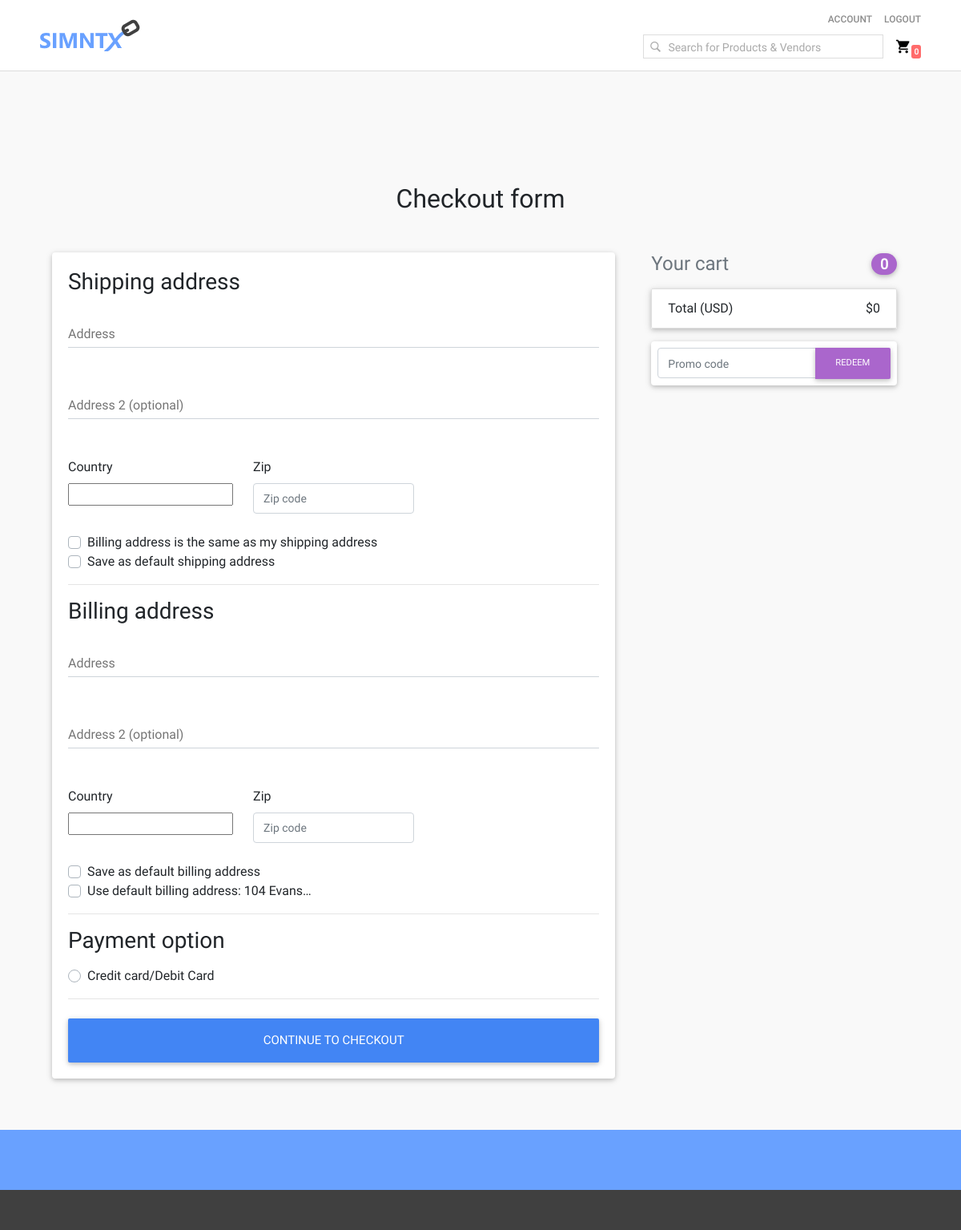
Page /checkout/ (signed in) on the committed database.
### core/models.py (models this page shows, shortened)
class Order(models.Model):
    user = models.ForeignKey(settings.AUTH_USER_MODEL,
                             on_delete=models.CASCADE)
    ref_code = models.CharField(max_length=20, blank=True, null=True)
    items = models.ManyToManyField(OrderItem)
    start_date = models.DateTimeField(auto_now_add=True)
    ordered_date = models.DateTimeField()
    ordered = models.BooleanField(default=False)
    shipping_address = models.ForeignKey(
        'Address', related_name='shipping_address', on_delete=models.SET_NULL, blank=True, null=True)
    billing_address = models.ForeignKey(
        'Address', related_name='billing_address', on_delete=models.SET_NULL, blank=True, null=True)
    payment = models.ForeignKey(
        'Payment', on_delete=models.SET_NULL, blank=True, null=True)
    coupon = models.ForeignKey(
        'Coupon', on_delete=models.SET_NULL, blank=True, null=True)
    being_delivered = models.BooleanField(default=False)
    received = models.BooleanField(default=False)
    refund_requested = models.BooleanField(default=False)
    refund_granted = models.BooleanField(default=False)
    driver = models.CharField(default="None", max_length=20)
    '''
    1. Item added to cart
    2. Adding a billing address
    (Failed checkout)
    3. Payment
    (Preprocessing, processing, packaging etc.)
    4. Being delivered
    5. Received
    6. Refunds
    '''
    def get_total(self):
        total = 0
        for order_item in self.items.all():
            total += order_item.get_final_price()
        if self.coupon:
            total -= self.coupon.amount
        return total

class Address(models.Model):
    user = models.ForeignKey(settings.AUTH_USER_MODEL, on_delete=models.CASCADE)
    street_address = models.CharField(max_length=100)
    apartment_address = models.CharField(max_length=100)
    country = CountryField(multiple=False)
    zip = models.CharField(max_length=100)
    address_type = models.CharField(max_length=1, choices=ADDRESS_CHOICES)
    default = models.BooleanField(default=False)
    class Meta:
        verbose_name_plural = 'Addresses'

### core/views.py (the view, shortened to what this page needs)
# urls.py: path('checkout/', views.CheckoutView.as_view(), name='checkout'),
class CheckoutView(View):
    def get(self, *args, **kwargs):
        try:
            order = Order.objects.get(user=self.request.user, ordered=False)
            form = CheckoutForm()
            context = {
                'form': form,
                'couponform': CouponForm(),
                'order': order,
                'DISPLAY_COUPON_FORM': True
            }
            shipping_address_qs = Address.objects.filter(
                user=self.request.user,
                address_type='S',
                default=True
            )
            if shipping_address_qs.exists():
                context.update(
                    {'default_shipping_address': shipping_address_qs[0]})
            billing_address_qs = Address.objects.filter(
                user=self.request.user,
                address_type='B',
                default=True
            )
            if billing_address_qs.exists():
                context.update(
                    {'default_billing_address': billing_address_qs[0]})
            return render(self.request, "checkout.html", context)
        except ObjectDoesNotExist:
            messages.info(self.request, "You do not have an active order")
            return redirect("core:checkout")

### core/forms.py
class CheckoutForm(forms.Form):
    shipping_address = forms.CharField(required=False)
    shipping_address2 = forms.CharField(required=False)
    shipping_country = CountryField(blank_label='(select country)').formfield(
        required=False,
        widget=CountrySelectWidget(attrs={
            'class': 'custom-select d-block w-100',
        }))
    shipping_zip = forms.CharField(required=False)
    billing_address = forms.CharField(required=False)
    billing_address2 = forms.CharField(required=False)
    billing_country = CountryField(blank_label='(select country)').formfield(
        required=False,
        widget=CountrySelectWidget(attrs={
            'class': 'custom-select d-block w-100',
        }))
    billing_zip = forms.CharField(required=False)
    same_billing_address = forms.BooleanField(required=False)
    set_default_shipping = forms.BooleanField(required=False)
    use_default_shipping = forms.BooleanField(required=False)
    set_default_billing = forms.BooleanField(required=False)
    use_default_billing = forms.BooleanField(required=False)
    payment_option = forms.ChoiceField(
        widget=forms.RadioSelect, choices=PAYMENT_CHOICES)

class CouponForm(forms.Form):
    code = forms.CharField(widget=forms.TextInput(attrs={
        'class': 'form-control',
        'placeholder': 'Promo code',
        'aria-label': 'Recipient\'s username',
        'aria-describedby': 'basic-addon2'
    }))

### core/templatetags/cart_template_tags.py (called while the page is built)
@register.filter
def cart_item_count(user):
    if user.is_authenticated:
        qs = Order.objects.filter(user=user, ordered=False)
        if qs.exists():
            return qs[0].items.count()
    return 0

### templates/checkout.html (shortened to what this page needs)
{% extends "base.html" %}
{% load crispy_forms_tags %}
{% block css %}
	{% include 'bootstrap_css.html' %}
{% endblock %}
{% block content %}
  <main >
    <div class="container wow fadeIn">
      <h2 class="my-5 h2 text-center">Checkout form</h2>
      <div class="row">
        <div class="col-md-8 mb-4">
          <div class="card">
            <form method="POST" class="card-body">
              <h3>Shipping address</h3>
              <div class='hideable_shipping_form'>
                <div class="md-form mb-5">
                  <input type='text' id='shipping_address' name='shipping_address' class='form-control' />
                  <label for="shipping_address" class="">Address</label>
                </div>
                <div class="md-form mb-5">
                  <input type='text' id='shipping_address2' name='shipping_address2' class='form-control' />
                  <label for="shipping_address2" class="">Address 2 (optional)</label>
                </div>
                <div class="row">
                  <div class="col-lg-4 col-md-12 mb-4">
                    <label for="country">Country</label>
                    {{ form.shipping_country }}
                  </div>
                  <div class="col-lg-4 col-md-6 mb-4">
                    <label for="shipping_zip">Zip</label>
                    <input type='text' placeholder='Zip code' id='shipping_zip' name='shipping_zip' class='form-control' />
                  </div>
                </div>
                <div class="custom-control custom-checkbox">
                  <label class="custom-control-label" for="same_billing_address">Billing address is the same as my shipping address</label>
                </div>
                <div class="custom-control custom-checkbox">
                  <label class="custom-control-label" for="set_default_shipping">Save as default shipping address</label>
                </div>
              </div>
              <hr>
              <h3>Billing address</h3>
              <div class='hideable_billing_form'>
                <div class="md-form mb-5">
                  <input type='text'  id='billing_address' name='billing_address' class='form-control' />
                  <label for="billing_address" class="">Address</label>
                </div>
                <div class="md-form mb-5">
                  <input type='text' id='billing_address2' name='billing_address2' class='form-control' />
                  <label for="billing_address2" class="">Address 2 (optional)</label>
                </div>
                <div class="row">
                  <div class="col-lg-4 col-md-12 mb-4">
                    <label for="country">Country</label>
                    {{ form.billing_country }}
                  </div>
                  <div class="col-lg-4 col-md-6 mb-4">
                    <label for="billing_zip">Zip</label>
                    <input type='text' placeholder='Zip code' id='billing_zip' name='billing_zip' class='form-control' />
                  </div>
                </div>
                <div class="custom-control custom-checkbox">
                  <label class="custom-control-label" for="set_default_billing">Save as default billing address</label>
                </div>
              </div>
              {% if default_billing_address %}
              <div class="custom-control custom-checkbox">
                <label class="custom-control-label" for="use_default_billing">Use default billing address: {{ default_billing_address.street_address|truncatechars:10 }}</label>
              </div>
              {% endif %}
              <hr>
              <h3>Payment option</h3>
              <div class="d-block my-3">
                <div class="custom-control custom-radio">
                  <label class="custom-control-label" for="Credit card/Debit Card">Credit card/Debit Card</label>
                </div>
              </div>
              <hr class="mb-4">
              <button class="btn btn-primary btn-lg btn-block" type="submit">Continue to checkout</button>
            </form>
          </div>
        </div>
        <div class="col-md-4 mb-4">
          {% include "order_snippet.html" %}
        </div>
      </div>
    </div>
  </main>
{% endblock content %}

### templates/nav.html (shortened to what this page needs)
{% load staticfiles %}
{% load cart_template_tags %}
<div id = "nav">
	<div class = "safe-div divided" style = "align-items: center;">
		<div class = "nav-section" id = "nav-left">
			<a href = "{% url 'core:index' %}">
				<img src = "{% static 'img/logo.png' %}">
			</a>
		</div>
		<div class = "nav-section" id = "nav-right">
			<div class = "sub-section" id = "account-links">
				<div class = "nav-button">
					<a href = "{% url 'account_logout' %}">Account</a>
				</div>
				{% if request.user.is_authenticated %}
					<div class = "nav-button">
						<a href = "{% url 'account_logout' %}">Logout</a>
					</div>
				{% endif %}
			</div>
			<div class = "sub-section">
				<form action = "/search" method = "POST">
					{% include 'searchbar.html' %}
				</form>
				{% if request.user.is_authenticated %}
					<div class = "nav-button">
						<a href = "{% url 'core:order-summary' %}" style = "display: flex; align-items: flex-end;">
							<img src = "{% static 'img/cart.png' %}">
							<div id = "item-count-badge">{{ request.user|cart_item_count }}</div>
						</a>
					</div>
				{% endif %}
			</div>
		</div>
	</div>
</div>

### templates/order_snippet.html (shortened to what this page needs)
<div class="col-md-12 mb-4">
    <h4 class="d-flex justify-content-between align-items-center mb-3">
    <span class="text-muted">Your cart</span>
    <span class="badge badge-secondary badge-pill">{{ order.items.count }}</span>
    </h4>
    <ul class="list-group mb-3 z-depth-1">
    <li class="list-group-item d-flex justify-content-between">
        <span>Total (USD)</span>
        <strong>${{ order.get_total }}</strong>
    </li>
    </ul>
    {% if DISPLAY_COUPON_FORM %}
    <form class="card p-2" action="{% url 'core:add-coupon' %}" method="POST">
        <div class="input-group">
            {{ couponform.code }}
            <div class="input-group-append">
            <button class="btn btn-secondary btn-md waves-effect m-0" type="submit">Redeem</button>
            </div>
        </div>
    </form>
    {% endif %}
</div>

### static_in_env/css/base.css (style rules this page uses)
:root { --safe: 100%; --primary: #69a1ff; --secondary: #404040; --light-red: #ff6b6b; --dark-text: #404040; --light-text: #8c8c8c; --price: #116d00; }
* { margin: 0; padding: 0; }
body { display: flex; flex-direction: column; font-family: Roboto-Regular; background-color: #f9f9f9; //border-top: 2px solid var(--primary); }
.safe-div { width: var(--safe); margin: auto; }
.divided { display: flex; justify-content: space-between; }
.divided > div { height: 100%; display: flex; align-items: center; justify-content: center; }
a:link { text-decoration: none; color: inherit; }
@media (min-width: 576px) { :root { --safe: 100%; } }
@media (min-width: 768px) { :root { --safe: 600px; } }
@media (min-width: 992px) { :root { --safe: 800px; } }
@media (min-width: 1200px) { :root { --safe: 1100px; } }

### static_in_env/css/nav.css (style rules this page uses)
#nav { width: 100%; padding: 15px 0 15px 0; background: white; border-bottom: 1px solid #ddd; box-sizing: border-box; }
#nav .safe-div { height: 100%; }
#nav-left { font-size: 22px; color: var(--primary); }
#nav-right { display: flex; flex-direction: column; }
.sub-section { width: 100%; display: flex; align-items: center; justify-content: flex-end; }
#account-links { margin-bottom: 10px; font-family: Roboto-Medium; font-size: 12px; color: var(--light-text); text-transform: uppercase; }
.nav-button:not(:first-child) { margin-left: 15px; }
.nav-button a { display: flex; align-items: center; }
#item-count-badge { position: relative; top: 5px; background: var(--light-red); font-size: 10px; font-weight: bold; color: white; padding: 1px 3px; border-radius: 3px; }
::placeholder { font-size: 14px; color: #aaa; }

### rows in the picture
Address: street_address "104 Evans…"
Order: items.count "0", get_total "0"

### other values in the picture
{{ request.user|cart_item_count }} "0"
